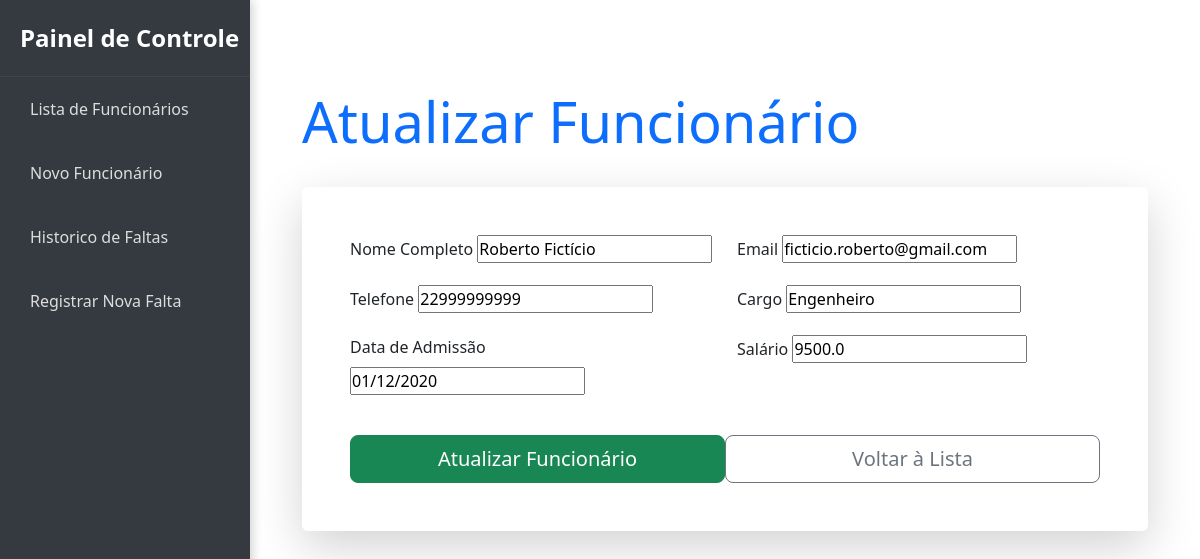
The page /funcionario/10/update/ on the database its author committed.
### cadfun/models.py (models this page shows, shortened)
class Funcionario(models.Model):
    id_funcionario = models.AutoField(primary_key=True)
    nome = models.CharField(max_length=100)
    email = models.EmailField()
    telefone = models.CharField(max_length=15)
    cargo = models.CharField(max_length=50)
    setor = models.CharField(max_length=50)
    data_de_admissao = models.DateField()
    salario = models.FloatField()

### cadfun/views.py (the view)
# urls.py: path("funcionario/<int:pk>/update/", FuncionarioUpdateView.as_view(), name="funcionario_update"),
class FuncionarioUpdateView(UpdateView):
    model = Funcionario
    fields = ["nome", "email", "telefone", "cargo", "data_de_admissao", "salario"]
    success_url = reverse_lazy('funcionario_list')

### cadfun/templates/cadfun/funcionario_form.html (shortened to what this page needs)
{% extends "base.html" %}
{% block content %}
<div class="container mt-5">
    <div class="row mb-4">
        <div class="col">
            <h1 class="display-4 text-primary font-weight-bold">
                {% if form.instance.pk %}
                    Atualizar Funcionário
                {% else %}
                    Cadastrar Novo Funcionário
                {% endif %}
            </h1>
        </div>
    </div>
    <div class="card shadow-lg border-0 rounded-lg">
        <div class="card-body p-5">
            <form method="post">
                <div class="row">
                    <div class="col-md-6 mb-3">
                        <label for="nome" class="form-label">Nome Completo</label>
                        {{ form.nome }}
                    </div>
                    <div class="col-md-6 mb-3">
                        <label for="email" class="form-label">Email</label>
                        {{ form.email }}
                    </div>
                    <div class="col-md-6 mb-3">
                        <label for="telefone" class="form-label">Telefone</label>
                        {{ form.telefone }}
                    </div>
                    <div class="col-md-6 mb-3">
                        <label for="cargo" class="form-label">Cargo</label>
                        {{ form.cargo }}
                    </div>
                    <div class="col-md-6 mb-3">
                        <label for="data_admissao" class="form-label">Data de Admissão</label>
                        {{ form.data_de_admissao }}
                    </div>
                    <div class="col-md-6 mb-3">
                        <label for="salario" class="form-label">Salário</label>
                        {{ form.salario }}
                    </div>
                </div>
                <div class="d-flex justify-content-between mt-4">
                    <button type="submit" class="btn btn-success btn-lg w-100 w-md-auto">
                        {% if form.instance.pk %}
                            Atualizar Funcionário
                        {% else %}
                            Salvar Funcionário
                        {% endif %}
                    </button>
                    <a href="{% url 'funcionario_list' %}" class="btn btn-outline-secondary btn-lg w-100 w-md-auto">
                         Voltar à Lista
                    </a>
                </div>
            </form>
        </div>
    </div>
</div>
{% endblock %}

### cadfun/templates/base.html (style rules this page uses)
* { margin: 0; padding: 0; box-sizing: border-box; }
body { font-family: 'Segoe UI', Tahoma, Geneva, Verdana, sans-serif; background-color: #f4f5f7; color: #333; display: flex; height: 100vh; flex-direction: column; overflow: hidden; }
.card { box-shadow: 0px 4px 6px rgba(0, 0, 0, 0.1); }

### rows shown on the page
Funcionario: nome "Roberto Fictício", email "ficticio.roberto@gmail.com", telefone "22999999999", cargo "Engenheiro", data_de_admissao "01/12/2020", salario "9500.0"
